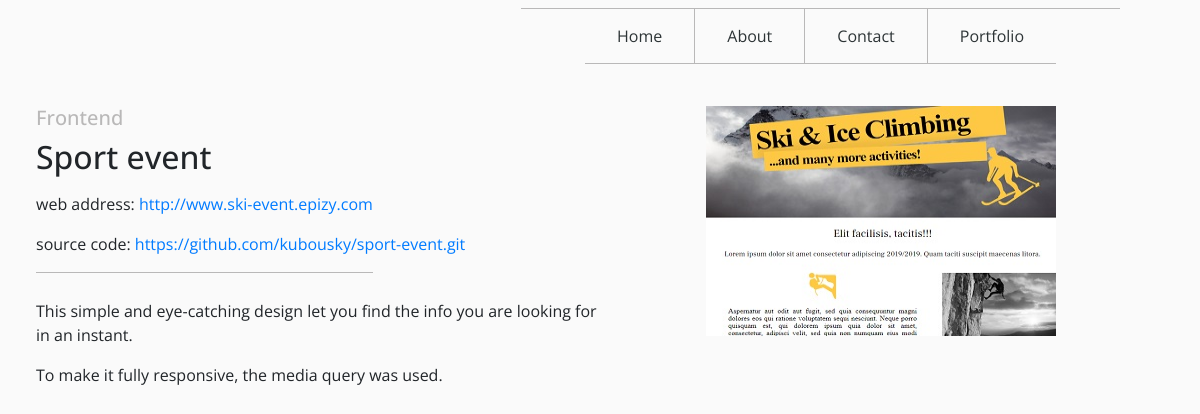
Page /1/sport-event/ on the earlier database version.
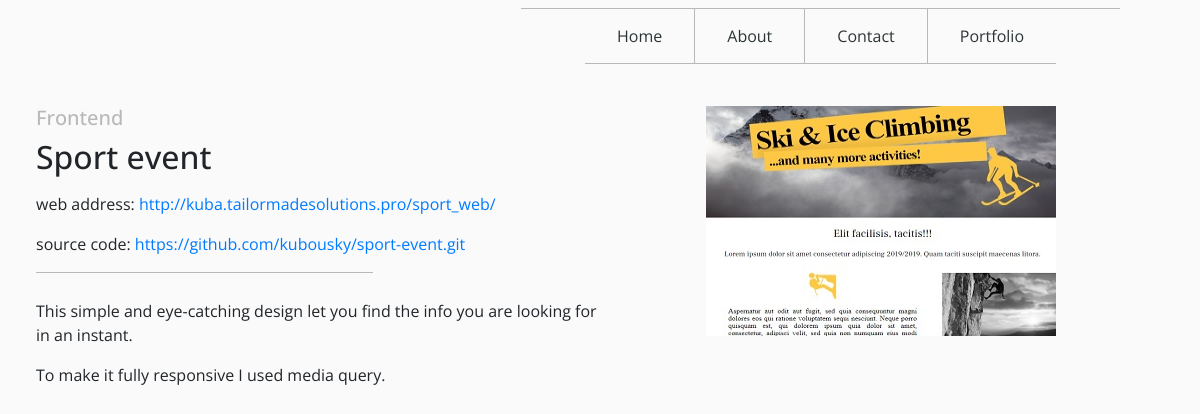
Same page on the later database version.
### portfolio/models.py (models this page shows, shortened)
class Project(models.Model):
    category = models.ForeignKey(Category,
                                    related_name='projects',
                                    on_delete=models.CASCADE)
    name = models.CharField(max_length=200, db_index=True)
    slug = models.SlugField(max_length=200, db_index=True)
    image = models.ImageField(upload_to='projects/%Y/%m/%d',
                                blank=True)
    description = models.TextField(blank=True)
    url = models.URLField(max_length=250, blank=True)
    repository = models.URLField(max_length=250)
    created = models.DateTimeField(auto_now_add=True)
    updated = models.DateTimeField(auto_now=True)
    class Meta:
        ordering = ('name',)
        index_together = (('id', 'slug'),)

class Category(models.Model):
    name = models.CharField(max_length=50, db_index=True)
    slug = models.SlugField(max_length=50, unique=True)
    image = models.ImageField(upload_to='categories/%Y/%m/%d',
                                blank=True)
    class Meta:
        ordering = ('name',)
        verbose_name = 'category'
        verbose_name_plural = 'categories'
    def __str__(self):
        return self.name
    def get_absolute_url(self):
        return reverse('portfolio:project_list_by_category',
                        args=[self.slug])

### portfolio/views.py (the view)
# urls.py: path('<int:id>/<slug:slug>/', never_cache(views.project_detail), name='project_detail'),
def project_detail(request, id, slug):
    project = get_object_or_404(Project,
                                id=id,
                                slug=slug)
    return render(request,
                    'portfolio/projects/detail.html',
                    {'project': project})

### portfolio/templates/portfolio/projects/detail.html (shortened to what this page needs)
{% extends "base.html" %}
{% load static %}
{% block content %}
    <div id="project-detail">
        <div id="text-detail">
            <h5><a href="{{ project.category.get_absolute_url }}">{{ project.category }}</a></h5>
            <h2>{{ project.name|linebreaks }}</h2>
            <p {% if project.url == '' %}class="hidden"{% endif %}>web address: <a href="{{ project.url }}">{{ project.url }}</a></p>
            <p>source code: <a href="{{ project.repository }}">{{ project.repository}}</a></p>
            <p class="p-detail"></p>
            {{ project.description|linebreaks }}
        </div>
        <div id="img-detail">
            <img src="{{ project.image.url }}" style="width:350px;height:230px;">
        </div>
    </div>
{% endblock %}

Differences in the rows shown:
changed Project "Sport event": url "http://www.ski-event.epizy.com" → "http://kuba.tailormadesolutions.pro/sport_web/"; description "This simple and eye-catching design let you find the info you are looking for in an instant. To make it fully responsive, the media query was used." → "This simple and eye-catching design let you find the info you are looking for in an instant. To make it fully responsive I used media query."
